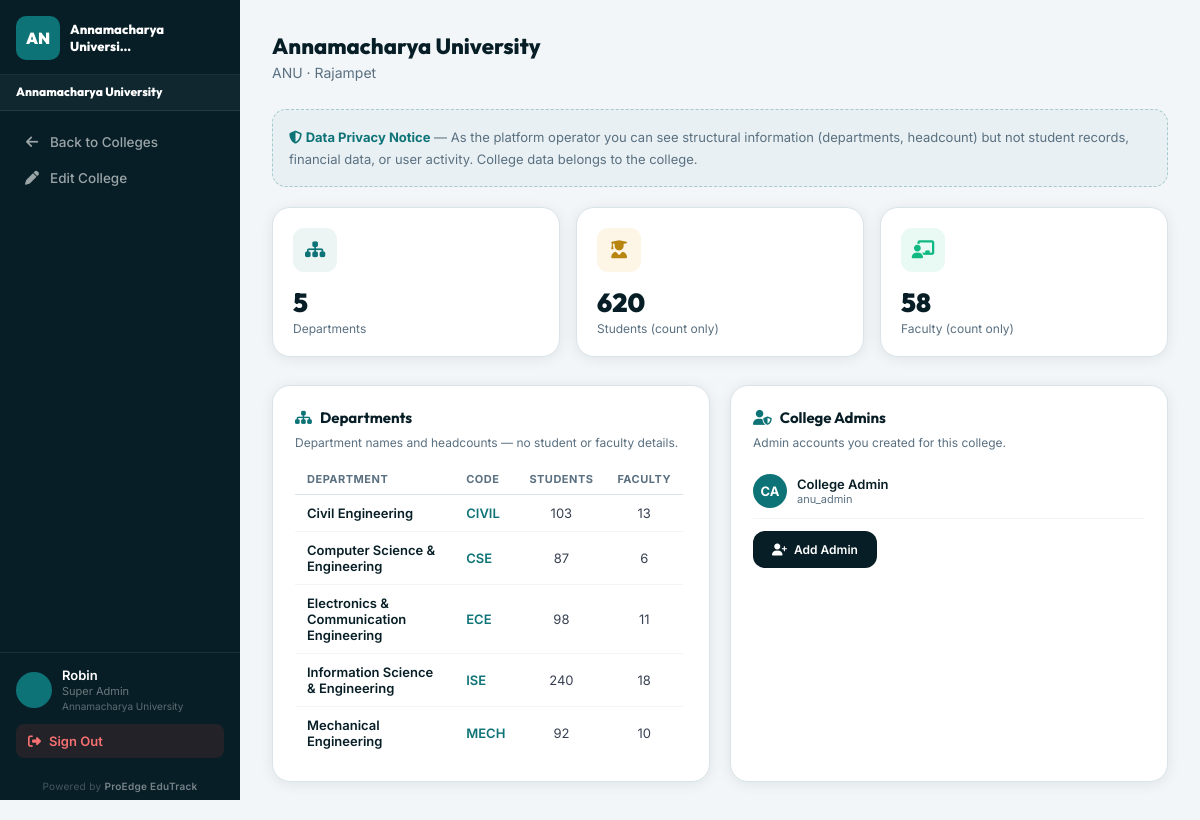
Screenshot of /superadmin1/colleges/16/ (signed in) with the database file from the repository.
### students/models.py (models this page shows, shortened)
class College(models.Model):
    name = models.CharField(max_length=150, unique=True)
    code = models.CharField(max_length=30, unique=True)
    city = models.CharField(max_length=100, blank=True)
    state = models.CharField(max_length=100, blank=True)
    logo = models.ImageField(upload_to='college_logos/', null=True, blank=True)
    student_id_rule = models.CharField(max_length=100, default='{YEAR}-{CODE}-{DEPT}-{SERIAL}')
    faculty_id_rule = models.CharField(max_length=100, default='FAC-{CODE}-{SERIAL}')
    email = models.EmailField(null=True, blank=True)
    website = models.URLField(null=True, blank=True)
    is_active = models.BooleanField(default=True)
    created_at = models.DateTimeField(auto_now_add=True)

class Department(models.Model):
    college = models.ForeignKey(College, on_delete=models.CASCADE, null=True, blank=True, related_name='departments')
    name = models.CharField(max_length=100)
    code = models.CharField(max_length=20)
    section_capacity = models.PositiveIntegerField(default=60)
    description = models.TextField(null=True, blank=True)
    established_year = models.IntegerField(null=True, blank=True)
    created_at = models.DateTimeField(auto_now_add=True)
    is_deleted = models.BooleanField(default=False)
    class Meta:
        unique_together = (
            ('college', 'name'),
            ('college', 'code'),
        )

class UserRole(models.Model):
    ROLE_CHOICES = (
        (1, 'College Admin'),
        (2, 'HOD'),
        (3, 'Faculty'),
        (4, 'Student'),
        (5, 'Lab Staff'),
        (6, 'Principal'),
        (7, 'Exam Controller'),
    )
    user = models.OneToOneField(User, on_delete=models.CASCADE)
    role = models.IntegerField(choices=ROLE_CHOICES, default=4)
    college = models.ForeignKey('College', on_delete=models.SET_NULL, null=True, blank=True, related_name='user_roles')

### students/views/_legacy.py (the view)
# urls.py: path('superadmin1/colleges/<int:pk>/', views.super_admin_college_detail, name='super_admin_college_detail'),
@login_required
@super_admin_required
def super_admin_college_detail(request, pk):
    college = get_object_or_404(College, pk=pk)
    departments = Department.objects.filter(college=college).annotate(
        student_count=Count('student', distinct=True),
        faculty_count=Count('faculty', distinct=True),
    ).order_by('name')
    admins = UserRole.objects.filter(role=1, college=college).select_related('user')
    total_students = Student.objects.filter(department__college=college).count()
    total_faculty  = Faculty.objects.filter(department__college=college).count()
    return render(request, 'super_admin/college_detail.html', {
        'college': college,
        'departments': departments,
        'admins': admins,
        'total_students': total_students,
        'total_faculty': total_faculty,
    })

### students/context_processors.py (called while the page is built, shortened)
def college_branding(request):
    if not request.user.is_authenticated or request.user.is_superuser:
        return {}

### students/views/_legacy.py (called while the page is built)
def super_admin_required(view_func):
    actual_decorator = user_passes_test(lambda u: u.is_superuser, login_url='super_admin_login')
    return actual_decorator(view_func)

### templates/super_admin/college_detail.html (shortened to what this page needs)
{% extends 'dashboards/base_dashboard.html' %}
{% block role_label_foot %}Super Admin{% endblock %}
{% block page_title %}{{ college.name }}{% endblock %}
{% block page_sub %}{{ college.code }}{% if college.city %} · {{ college.city }}{% endif %}{% if not college.is_active %} · <span style="color:var(--red);font-weight:700">Inactive</span>{% endif %}{% endblock %}
{% block sidebar_links %}
<a href="{% url 'super_admin_dashboard' %}#colleges" class="sb-link"><i class="fas fa-arrow-left"></i> Back to Colleges</a>
<a href="{% url 'super_admin_college_edit' college.pk %}" class="sb-link"><i class="fas fa-pen"></i> Edit College</a>
{% endblock %}
{% block dashboard_content %}
<div class="hint-box" style="margin-bottom:20px;border-color:rgba(13,115,119,.3)">
  <i class="fas fa-shield-halved" style="color:var(--teal)"></i>
  <strong style="color:var(--teal)"> Data Privacy Notice</strong> — As the platform operator you can see structural information (departments, headcount) but not student records, financial data, or user activity. College data belongs to the college.
</div>
<div class="stat-grid">
  <div class="stat-card">
    <div class="s-icon" style="background:rgba(13,115,119,.08);color:var(--teal)"><i class="fas fa-sitemap"></i></div>
    <div class="s-val">{{ departments|length }}</div><div class="s-lbl">Departments</div>
  </div>
  <div class="stat-card">
    <div class="s-icon" style="background:rgba(230,168,23,.1);color:#b88510"><i class="fas fa-user-graduate"></i></div>
    <div class="s-val">{{ total_students }}</div><div class="s-lbl">Students (count only)</div>
  </div>
  <div class="stat-card">
    <div class="s-icon" style="background:rgba(16,185,129,.09);color:var(--green)"><i class="fas fa-chalkboard-teacher"></i></div>
    <div class="s-val">{{ total_faculty }}</div><div class="s-lbl">Faculty (count only)</div>
  </div>
</div>
<div class="two-col">
  <div class="d-card">
    <div class="d-title"><i class="fas fa-sitemap"></i> Departments</div>
    <div class="section-meta">Department names and headcounts — no student or faculty details.</div>
    {% if departments %}
    <div class="table-scroll content-scroll">
      <table class="dtable">
        <thead><tr><th>Department</th><th>Code</th><th>Students</th><th>Faculty</th></tr></thead>
        <tbody>
          {% for d in departments %}
          <tr>
            <td style="font-weight:600;color:var(--deep)">{{ d.name }}</td>
            <td style="color:var(--teal);font-weight:600">{{ d.code }}</td>
            <td style="text-align:center">{{ d.student_count }}</td>
            <td style="text-align:center">{{ d.faculty_count }}</td>
          </tr>
          {% endfor %}
        </tbody>
      </table>
    </div>
    {% else %}
    <div class="empty"><i class="fas fa-sitemap"></i>No departments yet.</div>
    {% endif %}
  </div>
  <div class="d-card">
    <div class="d-title"><i class="fas fa-user-shield"></i> College Admins</div>
    <div class="section-meta">Admin accounts you created for this college.</div>
    {% if admins %}
    {% for a in admins %}
    <div style="display:flex;align-items:center;gap:10px;padding:10px 0;border-bottom:1px solid #f3f4f6">
      <div style="width:34px;height:34px;border-radius:50%;background:var(--teal);display:flex;align-items:center;justify-content:center;font-size:13px;font-weight:700;color:#fff;flex-shrink:0">
        {{ a.user.first_name|first|upper }}{{ a.user.last_name|first|upper }}
      </div>
      <div>
        <div style="font-size:13px;font-weight:600;color:var(--deep)">{{ a.user.get_full_name|default:a.user.username }}</div>
        <div style="font-size:11px;color:var(--muted)">{{ a.user.username }}</div>
      </div>
    </div>
    {% endfor %}
    {% else %}
    <div class="empty"><i class="fas fa-user-shield"></i>No admins assigned.</div>
    {% endif %}
    <div style="margin-top:12px">
      <a href="{% url 'super_admin_college_admin_add' %}" class="qa-btn qa-deep" style="font-size:12px"><i class="fas fa-user-plus"></i> Add Admin</a>
    </div>
  </div>
</div>
{% endblock %}

### templates/dashboards/base_dashboard.html (shortened to what this page needs)
{% extends 'base.html' %}
{% load static %}
{% block body %}
<div class="db-layout">
  <aside class="db-sidebar" id="db-sidebar">
    <div class="sb-head">
      {% if college and college.logo %}
        <img src="{{ college.logo.url }}" alt="{{ college.name }}" class="sb-college-logo"/>
        <button class="sb-close" id="sb-close" aria-label="Close menu"><i class="fas fa-times"></i></button>
      {% elif college %}
        <div class="sb-college-initials">{{ college.code|slice:":2"|upper }}</div>
        <div class="sb-college-head-name">{{ college.name|truncatechars:22 }}</div>
      {% else %}
        <div style="font-family:'Outfit',sans-serif;font-size:20px;font-weight:900;color:#fff">Edu<span style="color:var(--teal-lt)">Track</span></div>
        <button class="sb-close" id="sb-close" aria-label="Close menu"><i class="fas fa-times"></i></button>
      {% endif %}
    </div>
    {% if college %}
    <div class="sb-college-banner">
      <div class="sb-college-name">{{ college.name }}</div>
    </div>
    {% endif %}
    <nav class="sb-nav">
      {% block sidebar_links %}{% endblock %}
    </nav>
    <div class="sb-foot">
      <div class="sb-user">
        <div class="sb-avatar">{{ request.user.first_name|first|upper }}{{ request.user.last_name|first|upper }}</div>
        <div class="sb-user-info">
          <div class="sb-user-name">{{ request.user.get_full_name|default:request.user.username }}</div>
          <div class="sb-user-role">{% block role_label_foot %}{% endblock %}</div>
          {% if college %}<div class="sb-user-college">{{ college.name }}</div>{% endif %}
        </div>
      </div>
      <a href="{% url 'logout' %}" class="sb-logout">
        <i class="fas fa-sign-out-alt"></i> Sign Out
      </a>
    </div>
    <div class="sb-powered">Powered by <span>ProEdge EduTrack</span></div>
  </aside>
  <main class="db-main">
    <div class="db-page-head">
      <div class="db-page-head-row">
        <div>
          <h1 class="db-page-title">{% block page_title %}Dashboard{% endblock %}</h1>
          <p class="db-page-sub">{% block page_sub %}Welcome back, {{ request.user.first_name|default:request.user.username }}{% endblock %}</p>
        </div>
      </div>
    </div>
    {% block dashboard_content %}{% endblock %}
  </main>
</div>
{% endblock %}

### templates/base.html (style rules this page uses)
*,*::before,*::after { margin:0;padding:0;box-sizing:border-box }
:root { --teal:#0d7377;--teal-lt:#14a085;--teal-dk:#095c60; --gold:#e6a817;--gold-lt:#f5c842; --deep:#071e26;--deep2:#0b2d38; --bg:#f2f6f8;--surface:#fff;--surface2:#e8f0f3; --border:#d8e4ea;--text:#0d1f2d;--muted:#5a7080; --green:#10b981;--red:#ef4444;--warning:#f59e0b; --sh:0 2px 14px rgba(7,30,38,.08); --sh-md:0 6px 28px rgba(7,30,38,.12); --r:10px;--r-lg:18px; }
html { scroll-behavior:smooth }
body { font-family:'Inter',sans-serif;background:var(--bg);color:var(--text);min-height:100vh }
a { text-decoration:none }

### rows the page displays
College: code "AN", name "Annamacharya Universi…", name "Annamacharya University", code "ANU", city "Rajampet"
Department: name "Civil Engineering", code "CIVIL", student_count "103", faculty_count "13"
Department: name "Computer Science & Engineering", code "CSE", student_count "87", faculty_count "6"
Department: name "Electronics & Communication Engineering", code "ECE", student_count "98", faculty_count "11"
Department: name "Information Science & Engineering", code "ISE", student_count "240", faculty_count "18"
Department: name "Mechanical Engineering", code "MECH", student_count "92", faculty_count "10"
UserRole: user.first_name|first "C", user.last_name|first "A", user.get_full_name "College Admin", user.username "anu_admin"

### other values shown
{{ request.user.get_full_name|default:request.user.username }} "Robin"
{{ departments|length }} "5"
{{ total_students }} "620"
{{ total_faculty }} "58"
